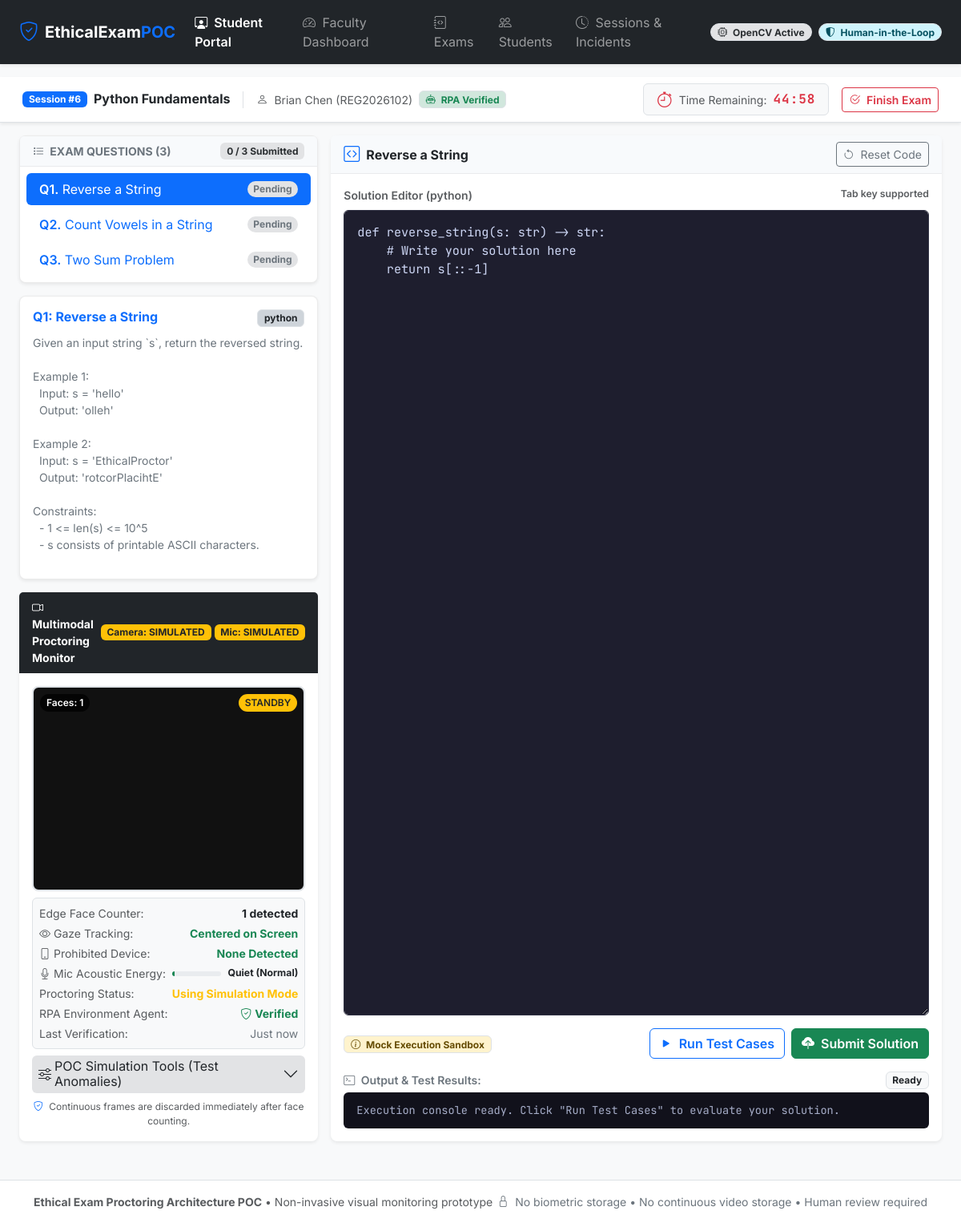
Screenshot of /student/exam/6 with the database file from the repository.
### app/models.py (models this page shows, shortened)
    class Model(DeclarativeBase):
        query: ClassVar[Query]

class ExamSession(Model):
    __tablename__ = 'exam_sessions'
    id: Mapped[int] = mapped_column(db.Integer, primary_key=True)
    exam_id: Mapped[int] = mapped_column(db.Integer, db.ForeignKey('exams.id', ondelete='CASCADE'), nullable=False)
    student_id: Mapped[int] = mapped_column(db.Integer, db.ForeignKey('students.id', ondelete='CASCADE'), nullable=False)
    started_at: Mapped[Optional[datetime]] = mapped_column(db.DateTime, nullable=True)
    ended_at: Mapped[Optional[datetime]] = mapped_column(db.DateTime, nullable=True)
    status: Mapped[str] = mapped_column(db.String(20), default='NOT_STARTED', nullable=False)  # NOT_STARTED, ACTIVE, COMPLETED
    consent_given: Mapped[bool] = mapped_column(db.Boolean, default=False, nullable=False)
    consent_timestamp: Mapped[Optional[datetime]] = mapped_column(db.DateTime, nullable=True)
    exam: Mapped['Exam'] = relationship('Exam', back_populates='sessions')
    student: Mapped['Student'] = relationship('Student', back_populates='sessions')
    submissions: Mapped[list['Submission']] = relationship('Submission', back_populates='session', cascade='all, delete-orphan')
    incidents: Mapped[list['Incident']] = relationship('Incident', back_populates='session', cascade='all, delete-orphan', order_by='Incident.timestamp.desc()')
    environment_checks: Mapped[list['EnvironmentCheck']] = relationship('EnvironmentCheck', back_populates='session', cascade='all, delete-orphan', order_by='EnvironmentCheck.checked_at.desc()')

class Exam(Model):
    __tablename__ = 'exams'
    id: Mapped[int] = mapped_column(db.Integer, primary_key=True)
    title: Mapped[str] = mapped_column(db.String(200), nullable=False)
    description: Mapped[Optional[str]] = mapped_column(db.Text, default='')
    duration_minutes: Mapped[int] = mapped_column(db.Integer, default=30, nullable=False)
    created_at: Mapped[Optional[datetime]] = mapped_column(db.DateTime, default=lambda: datetime.now(timezone.utc))
    questions: Mapped[list['Question']] = relationship('Question', back_populates='exam', cascade='all, delete-orphan', order_by='Question.id')
    sessions: Mapped[list['ExamSession']] = relationship('ExamSession', back_populates='exam', cascade='all, delete-orphan')

class Student(Model):
    __tablename__ = 'students'
    id: Mapped[int] = mapped_column(db.Integer, primary_key=True)
    name: Mapped[str] = mapped_column(db.String(120), nullable=False)
    email: Mapped[str] = mapped_column(db.String(120), unique=True, nullable=False)
    register_number: Mapped[str] = mapped_column(db.String(64), unique=True, nullable=False)
    sessions: Mapped[list['ExamSession']] = relationship('ExamSession', back_populates='student', cascade='all, delete-orphan')

class Question(Model):
    __tablename__ = 'questions'
    id: Mapped[int] = mapped_column(db.Integer, primary_key=True)
    exam_id: Mapped[int] = mapped_column(db.Integer, db.ForeignKey('exams.id', ondelete='CASCADE'), nullable=False)
    title: Mapped[str] = mapped_column(db.String(200), nullable=False)
    description: Mapped[str] = mapped_column(db.Text, nullable=False)
    starter_code: Mapped[Optional[str]] = mapped_column(db.Text, default='')
    language: Mapped[str] = mapped_column(db.String(50), default='python', nullable=False)
    exam: Mapped['Exam'] = relationship('Exam', back_populates='questions')
    submissions: Mapped[list['Submission']] = relationship('Submission', back_populates='question', cascade='all, delete-orphan')

### app/routes/student.py (the view)
@student_bp.route('/student/exam/<int:session_id>')
def exam_view(session_id):
    session = db.get_or_404(ExamSession, session_id)
    if session.status == 'COMPLETED':
        return redirect(url_for('student.completed_view', session_id=session.id))
    exam = session.exam
    questions = exam.questions
    submissions = {sub.question_id: sub for sub in session.submissions}
    return render_template(
        'student/exam.html',
        session=session,
        exam=exam,
        questions=questions,
        submissions=submissions
    )

### app/templates/student/exam.html (shortened to what this page needs)
{% extends 'base.html' %}
{% block content %}
<div class="bg-white border-bottom shadow-sm sticky-top py-2 px-3 mb-3">
    <div class="container-fluid d-flex flex-wrap justify-content-between align-items-center">
        <div class="d-flex align-items-center">
            <span class="badge bg-primary me-2 px-2 py-1">Session #{{ session.id }}</span>
            <h6 class="mb-0 fw-bold me-3">{{ exam.title }}</h6>
            <span class="text-muted small border-start ps-3 d-none d-md-inline">
                <i class="bi bi-person me-1"></i> {{ session.student.name }} ({{ session.student.register_number }})
            </span>
            <span class="badge bg-success-subtle text-success border ms-2 d-none d-lg-inline">
                <i class="bi bi-robot me-1"></i> RPA Verified
            </span>
        </div>
        <div class="d-flex align-items-center gap-3 mt-2 mt-sm-0">
            <div class="d-flex align-items-center bg-light border px-3 py-1 rounded">
                <i class="bi bi-stopwatch text-danger me-2 fs-5"></i>
                <span class="small text-muted me-2">Time Remaining:</span>
                <span id="countdownTimer" class="exam-timer text-danger fs-6" data-duration="{{ exam.duration_minutes }}">
                </span>
            </div>
            <button type="button" class="btn btn-outline-danger btn-sm fw-semibold" data-bs-toggle="modal" data-bs-target="#finishModal">
                <i class="bi bi-check2-circle me-1"></i> Finish Exam
            </button>
        </div>
    </div>
</div>
<div class="container-fluid px-3 px-lg-4">
    <div class="row g-3">
        <div class="col-lg-5 col-xl-4">
            <div class="card mb-3 shadow-sm">
                <div class="card-header py-2 d-flex justify-content-between align-items-center">
                    <span class="fw-bold small text-uppercase text-secondary">
                        <i class="bi bi-list-task me-1"></i> Exam Questions ({{ questions|length }})
                    </span>
                    <span class="badge bg-secondary-subtle text-secondary-emphasis" id="submittedCountBadge">
                        {{ submissions|length }} / {{ questions|length }} Submitted
                    </span>
                </div>
                <div class="card-body p-2">
                    <div class="nav nav-pills flex-column gap-1" id="questionPills" role="tablist">
                        {% for q in questions %}
                        <button class="nav-link text-start d-flex justify-content-between align-items-center py-2 px-3 {% if loop.first %}active{% endif %}"
                                id="tab-q-{{ q.id }}"
                                data-bs-toggle="pill"
                                data-bs-target="#content-q-{{ q.id }}"
                                type="button"
                                role="tab"
                                onclick="selectQuestion({{ q.id }})">
                            <div class="text-truncate me-2">
                                <span class="fw-semibold">Q{{ loop.index }}.</span> {{ q.title }}
                            </div>
                            <span class="badge {% if q.id in submissions %}bg-success{% else %}bg-secondary-subtle text-secondary{% endif %} rounded-pill" id="badge-q-{{ q.id }}">
                                {% if q.id in submissions %}Submitted{% else %}Pending{% endif %}
                            </span>
                        </button>
                        {% endfor %}
                    </div>
                </div>
            </div>
            <div class="card mb-3 shadow-sm">
                <div class="card-body p-3">
                    <div class="tab-content" id="questionTabsContent">
                        {% for q in questions %}
                        <div class="tab-pane fade {% if loop.first %}show active{% endif %}" id="content-q-{{ q.id }}" role="tabpanel">
                            <div class="d-flex justify-content-between align-items-start mb-2">
                                <h6 class="fw-bold text-primary mb-1">Q{{ loop.index }}: {{ q.title }}</h6>
                                <span class="badge bg-dark-subtle text-dark border">{{ q.language }}</span>
                            </div>
                            <div class="text-secondary small mb-3" style="white-space: pre-wrap;">{{ q.description }}</div>
                        </div>
                        {% endfor %}
                    </div>
                </div>
            </div>
            <div class="card shadow-sm border-0">
                <div class="card-header bg-dark text-white py-2 d-flex justify-content-between align-items-center">
                    <span class="fw-bold small">
                        <i class="bi bi-camera-video me-1"></i> Multimodal Proctoring Monitor
                    </span>
                    <div class="d-flex gap-1">
                        <span class="badge bg-success" id="cameraStatusPill">Camera: ACTIVE</span>
                        <span class="badge bg-success" id="micStatusPill">Mic: ACTIVE</span>
                    </div>
                </div>
                <div class="card-body p-3">
                    <div class="camera-container mb-2">
                        <video id="webcamVideo" autoplay playsinline muted></video>
                        <div class="camera-overlay">
                            <span class="camera-status-pill" id="overlayFaceCount">Faces: 1</span>
                            <span class="camera-status-pill bg-success" id="overlayStatus">NORMAL</span>
                        </div>
                    </div>
                    <div class="p-2 bg-light rounded border small mb-2">
                        <div class="d-flex justify-content-between mb-1">
                            <span class="text-muted">Edge Face Counter:</span>
                            <span class="fw-bold" id="cvFaceCount">1 detected</span>
                        </div>
                        <div class="d-flex justify-content-between mb-1">
                            <span class="text-muted"><i class="bi bi-eye me-1"></i>Gaze Tracking:</span>
                            <span class="fw-bold text-success" id="gazeStatusText">Centered on Screen</span>
                        </div>
                        <div class="d-flex justify-content-between mb-1">
                            <span class="text-muted"><i class="bi bi-phone me-1"></i>Prohibited Device:</span>
                            <span class="fw-bold text-success" id="deviceStatusText">None Detected</span>
                        </div>
                        <div class="d-flex justify-content-between align-items-center mb-1">
                            <span class="text-muted"><i class="bi bi-mic me-1"></i>Mic Acoustic Energy:</span>
                            <div class="progress flex-grow-1 mx-2" style="height: 6px;">
                                <div id="micVolumeBar" class="progress-bar bg-success" role="progressbar" style="width: 5%;"></div>
                            </div>
                            <span class="fw-bold small" id="micVolumeText">Quiet (Normal)</span>
                        </div>
                        <div class="d-flex justify-content-between mb-1">
                            <span class="text-muted">Proctoring Status:</span>
                            <span class="fw-bold text-success" id="cvStatusText">NORMAL</span>
                        </div>
                        <div class="d-flex justify-content-between mb-1">
                            <span class="text-muted">RPA Environment Agent:</span>
                            <span class="fw-bold text-success"><i class="bi bi-shield-check me-1"></i>Verified</span>
                        </div>
                        <div class="d-flex justify-content-between">
                            <span class="text-muted">Last Verification:</span>
                            <span class="text-secondary" id="cvLastPing">Just now</span>
                        </div>
                    </div>
                    <div class="accordion" id="simulationAccordion">
                        <div class="accordion-item border-0">
                            <h2 class="accordion-header">
                                <button class="accordion-button collapsed py-1 px-2 small bg-secondary-subtle text-dark rounded" type="button" data-bs-toggle="collapse" data-bs-target="#simControls">
                                    <i class="bi bi-sliders me-1"></i> POC Simulation Tools (Test Anomalies)
                                </button>
                            </h2>
                        </div>
                    </div>
                    <div class="text-muted small mt-2 text-center" style="font-size: 0.75rem;">
                        <i class="bi bi-shield-check text-primary me-1"></i> Continuous frames are discarded immediately after face counting.
                    </div>
                </div>
            </div>
        </div>
        <div class="col-lg-7 col-xl-8">
            <div class="card shadow-sm border-0 h-100 d-flex flex-column">
                <div class="card-header py-2 d-flex justify-content-between align-items-center">
                    <div class="d-flex align-items-center">
                        <i class="bi bi-code-square text-primary me-2 fs-5"></i>
                        <span class="fw-bold" id="currentQuestionTitle">Question 1</span>
                    </div>
                    <div class="d-flex align-items-center gap-2">
                        <button class="btn btn-sm btn-outline-secondary" onclick="resetStarterCode()">
                            <i class="bi bi-arrow-counterclockwise me-1"></i> Reset Code
                        </button>
                    </div>
                </div>
                <div class="card-body p-3 d-flex flex-column flex-grow-1">
                    <div class="mb-3 flex-grow-1 d-flex flex-column">
                        <label for="codeEditor" class="form-label small fw-semibold text-muted d-flex justify-content-between">
                            <span>Solution Editor (<span id="editorLanguage">python</span>)</span>
                            <span class="text-muted small">Tab key supported</span>
                        </label>
                        <textarea class="form-control code-editor flex-grow-1" id="codeEditor" rows="16" spellcheck="false"></textarea>
                    </div>
                    <div class="d-flex justify-content-between align-items-center mb-3">
                        <div>
                            <span class="badge bg-warning-subtle text-warning-emphasis border" id="mockNoticeBadge">
                                <i class="bi bi-info-circle me-1"></i> Mock Execution Sandbox
                            </span>
                        </div>
                        <div class="d-flex gap-2">
                            <button type="button" class="btn btn-outline-primary fw-semibold" id="btnRunCode" onclick="runCurrentCode()">
                                <i class="bi bi-play-fill me-1"></i> Run Test Cases
                            </button>
                            <button type="button" class="btn btn-success fw-semibold" id="btnSubmitCode" onclick="submitCurrentCode()">
                                <i class="bi bi-cloud-upload-fill me-1"></i> Submit Solution
                            </button>
                        </div>
                    </div>
                    <div>
                        <div class="d-flex justify-content-between align-items-center mb-1">
                            <span class="small fw-semibold text-secondary">
                                <i class="bi bi-terminal me-1"></i> Output & Test Results:
                            </span>
                            <span class="badge bg-light text-dark border small" id="outputStatusBadge">Ready</span>
                        </div>
                        <pre class="code-output mb-0" id="consoleOutput">Execution console ready. Click "Run Test Cases" to evaluate your solution.</pre>
                    </div>
                </div>
            </div>
        </div>
    </div>
</div>
{% endblock %}

### rows the page displays
ExamSession: id "6"
Exam: title "Python Fundamentals"
Student: student.name "Brian Chen", student.register_number "REG2026102"
Question: title "Reverse a String", shows "Pending", language "python", description "Given an input string `s`, return the reversed string. Example 1: Input: s = 'hello' Output: 'olleh' Example 2: Input: s = 'EthicalProctor' Output: 'rotcorPlacihtE' Constraints: - 1 <= len(s) <= 10^5 - s consists of printable ASCII characters."
Question: title "Count Vowels in a String", shows "Pending"
Question: title "Two Sum Problem", shows "Pending"

### other values shown
{{ questions|length }} "3"
{{ submissions|length }} "0"
